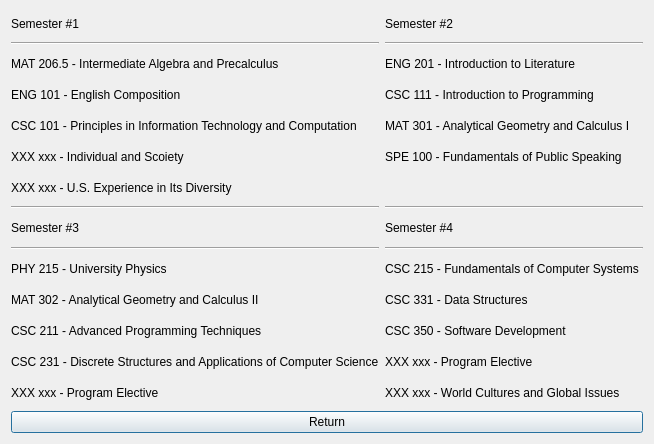
<?xml version="1.0" encoding="UTF-8"?>
<ui version="4.0">
 <class>Science</class>
 <widget class="QDialog" name="Science">
  <property name="geometry">
   <rect>
    <x>0</x>
    <y>0</y>
    <width>574</width>
    <height>444</height>
   </rect>
  </property>
  <property name="windowTitle">
   <string>Dialog</string>
  </property>
  <layout class="QVBoxLayout" name="verticalLayout_3">
   <item>
    <layout class="QHBoxLayout" name="horizontalLayout">
     <item>
      <layout class="QVBoxLayout" name="verticalLayout">
       <item>
        <widget class="QLabel" name="label_7">
         <property name="text">
          <string>Semester #1</string>
         </property>
        </widget>
       </item>
       <item>
        <widget class="Line" name="line">
         <property name="orientation">
          <enum>Qt::Horizontal</enum>
         </property>
        </widget>
       </item>
       <item>
        <widget class="QLabel" name="label">
         <property name="text">
          <string>MAT 206.5 - Intermediate Algebra and Precalculus</string>
         </property>
        </widget>
       </item>
       <item>
        <widget class="QLabel" name="label_3">
         <property name="text">
          <string>ENG 101 - English Composition</string>
         </property>
        </widget>
       </item>
       <item>
        <widget class="QLabel" name="label_4">
         <property name="text">
          <string>CSC 101 - Principles in Information Technology and Computation</string>
         </property>
        </widget>
       </item>
       <item>
        <widget class="QLabel" name="label_5">
         <property name="text">
          <string>XXX xxx - Individual and Scoiety</string>
         </property>
        </widget>
       </item>
       <item>
        <widget class="QLabel" name="label_6">
         <property name="text">
          <string>XXX xxx - U.S. Experience in Its Diversity</string>
         </property>
        </widget>
       </item>
       <item>
        <widget class="Line" name="line_3">
         <property name="orientation">
          <enum>Qt::Horizontal</enum>
         </property>
        </widget>
       </item>
       <item>
        <widget class="QLabel" name="label_13">
         <property name="text">
          <string>Semester #3</string>
         </property>
        </widget>
       </item>
       <item>
        <widget class="Line" name="line_5">
         <property name="orientation">
          <enum>Qt::Horizontal</enum>
         </property>
        </widget>
       </item>
       <item>
        <widget class="QLabel" name="label_15">
         <property name="text">
          <string>PHY 215 - University Physics</string>
         </property>
        </widget>
       </item>
       <item>
        <widget class="QLabel" name="label_17">
         <property name="text">
          <string>MAT 302 - Analytical Geometry and Calculus II</string>
         </property>
        </widget>
       </item>
       <item>
        <widget class="QLabel" name="label_18">
         <property name="text">
          <string>CSC 211 - Advanced Programming Techniques</string>
         </property>
        </widget>
       </item>
       <item>
        <widget class="QLabel" name="label_19">
         <property name="text">
          <string>CSC 231 - Discrete Structures and Applications of Computer Science</string>
         </property>
        </widget>
       </item>
       <item>
        <widget class="QLabel" name="label_20">
         <property name="text">
          <string>XXX xxx - Program Elective</string>
         </property>
        </widget>
       </item>
      </layout>
     </item>
     <item>
      <layout class="QVBoxLayout" name="verticalLayout_2">
       <item>
        <widget class="QLabel" name="label_2">
         <property name="text">
          <string>Semester #2</string>
         </property>
        </widget>
       </item>
       <item>
        <widget class="Line" name="line_2">
         <property name="orientation">
          <enum>Qt::Horizontal</enum>
         </property>
        </widget>
       </item>
       <item>
        <widget class="QLabel" name="label_8">
         <property name="text">
          <string>ENG 201 - Introduction to Literature</string>
         </property>
        </widget>
       </item>
       <item>
        <widget class="QLabel" name="label_9">
         <property name="text">
          <string>CSC 111 - Introduction to Programming</string>
         </property>
        </widget>
       </item>
       <item>
        <widget class="QLabel" name="label_10">
         <property name="text">
          <string>MAT 301 - Analytical Geometry and Calculus I</string>
         </property>
        </widget>
       </item>
       <item>
        <widget class="QLabel" name="label_11">
         <property name="text">
          <string>SPE 100 - Fundamentals of Public Speaking</string>
         </property>
        </widget>
       </item>
       <item>
        <widget class="QLabel" name="label_12">
         <property name="text">
          <string/>
         </property>
        </widget>
       </item>
       <item>
        <widget class="Line" name="line_4">
         <property name="orientation">
          <enum>Qt::Horizontal</enum>
         </property>
        </widget>
       </item>
       <item>
        <widget class="QLabel" name="label_14">
         <property name="text">
          <string>Semester #4</string>
         </property>
        </widget>
       </item>
       <item>
        <widget class="Line" name="line_6">
         <property name="orientation">
          <enum>Qt::Horizontal</enum>
         </property>
        </widget>
       </item>
       <item>
        <widget class="QLabel" name="label_16">
         <property name="text">
          <string>CSC 215 - Fundamentals of Computer Systems </string>
         </property>
        </widget>
       </item>
       <item>
        <widget class="QLabel" name="label_21">
         <property name="text">
          <string>CSC 331 - Data Structures</string>
         </property>
        </widget>
       </item>
       <item>
        <widget class="QLabel" name="label_22">
         <property name="text">
          <string>CSC 350 - Software Development</string>
         </property>
        </widget>
       </item>
       <item>
        <widget class="QLabel" name="label_23">
         <property name="text">
          <string>XXX xxx - Program Elective</string>
         </property>
        </widget>
       </item>
       <item>
        <widget class="QLabel" name="label_24">
         <property name="text">
          <string>XXX xxx - World Cultures and Global Issues</string>
         </property>
        </widget>
       </item>
      </layout>
     </item>
    </layout>
   </item>
   <item>
    <widget class="QPushButton" name="pushButton_Return">
     <property name="text">
      <string>Return</string>
     </property>
    </widget>
   </item>
  </layout>
 </widget>
 <resources/>
 <connections/>
</ui>
